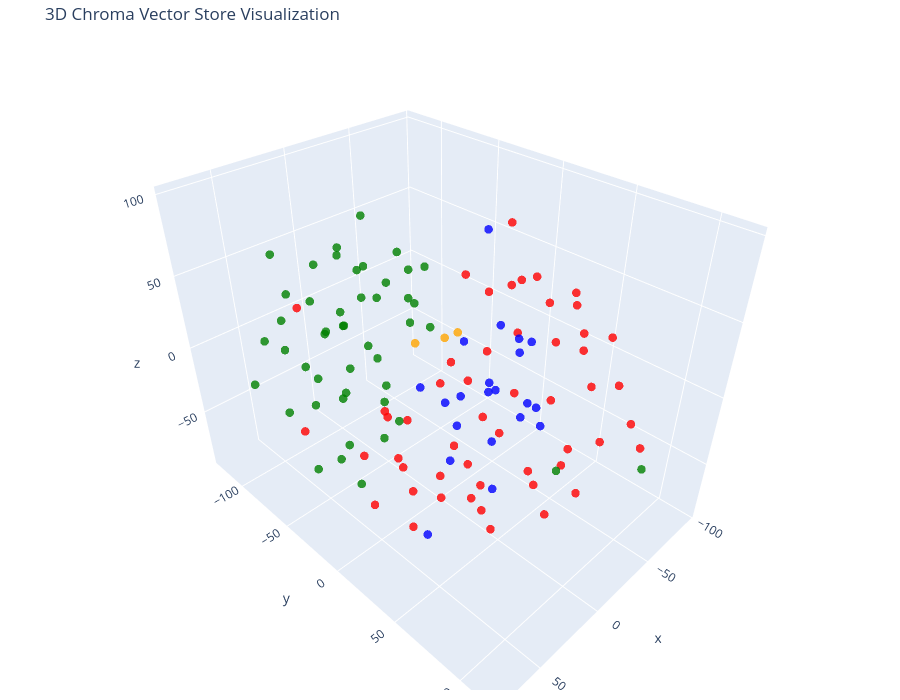

The notebook cell this image was saved under:
### Code cell
# Let's try 3D!
tsne = TSNE(n_components=3, random_state=42)
reduced_vectors = tsne.fit_transform(vectors)
# Create the 3D scatter plot
fig = go.Figure(data=[go.Scatter3d(
    x=reduced_vectors[:, 0],
    y=reduced_vectors[:, 1],
    z=reduced_vectors[:, 2],
    mode='markers',
    marker=dict(size=5, color=colors, opacity=0.8),
    text=[f"Type: {t}<br>Text: {d[:100]}..." for t, d in zip(doc_types, documents)],
    hoverinfo='text'
)])

fig.update_layout(
    title='3D Chroma Vector Store Visualization',
    scene=dict(xaxis_title='x', yaxis_title='y', zaxis_title='z'),
    width=900,
    height=700,
    margin=dict(r=20, b=10, l=10, t=40)
)

fig.show()

### Figure 1 — Plotly figure (JSON) as saved in the notebook; plotly's stock layout.template omitted (floating-point values rounded to 4 significant figures)
{"data": [{"hoverinfo": "text", "marker": {"color": ["orange", "orange", "orange", "red", "red", "red", "red", "red", "red", "red", "red", "red", "red", "red", "red", "red", "red", "red", "red", "red", "red", "red", "red", "red", "red", "red", "red", "red", "red", "red", "red", "red", "red", "red", "red", "red", "red", "red", "red", "red", "red", "red", "red", "red", "red", "red", "red", "red", "red", "red", "red", "red", "red", "red", "red", "green", "green", "green", "green", "green", "green", "green", "green", "green", "green", "green", "green", "green", "green", "green", "green", "green", "green", "green", "green", "green", "green", "green", "green", "green", "green", "green", "green", "green", "green", "green", "green", "green", "green", "green", "green", "green", "green", "green", "green", "green", "green", "green", "green", "green", "green", "green", "blue", "blue", "blue", "blue", "blue", "blue", "blue", "blue", "blue", "blue", "blue", "blue", "blue", "blue", "blue", "blue", "blue", "blue", "blue", "blue", "blue"], "opacity": 0.8, "size": 5}, "mode": "markers", "text": ["Type: company<br>Text: # About Insurellm\n\nInsurellm was founded by Avery Lancaster in 2015 as an insurance tech startup des...", "Type: company<br>Text: # Careers at Insurellm\n\nInsurellm is hiring! We are looking for talented software engineers, data sc...", "Type: company<br>Text: # Overview of Insurellm\n\nInsurellm is an innovative insurance tech firm with 200 employees across th...", "Type: contracts<br>Text: # Contract with Apex Reinsurance for Rellm: AI-Powered Enterprise Reinsurance Solution\n\n## Terms\n\n1....", "Type: contracts<br>Text: ## Renewal\n\n1. **Automatic Renewal**: This Agreement will automatically renew for successive one-yea...", "Type: contracts<br>Text: 2. **Seamless Integrations**: The architecture of Rellm allows for easy integration with existing sy...", "Type: contracts<br>Text: 1. **Technical Support**: Provider shall offer dedicated technical support to the Client via phone, ...", "Type: contracts<br>Text: **Insurellm, Inc.**  \n_____________________________  \nAuthorized Signature   \nDate: ________________...", "Type: contracts<br>Text: # Contract with Belvedere Insurance for Markellm\n\n## Terms\nThis Contract (\"Agreement\") is made and e...", "Type: contracts<br>Text: ## Renewal\n1. **Renewal Terms**: This Agreement may be renewed for additional one-year terms upon mu...", "Type: contracts<br>Text: ## Features\n1. **AI-Powered Matching**: Belvedere Insurance will benefit from Markellm's AI-powered ...", "Type: contracts<br>Text: ## Support\n1. **Technical Support**: Technical support will be available from 9 AM to 7 PM EST, Mond...", "Type: contracts<br>Text: **Belvedere Insurance**  \nSignature: ______________________  \nName: [Authorized Signatory]  \nTitle: ...", "Type: contracts<br>Text: # Contract with BrightWay Solutions for Markellm\n\n**Contract Date:** October 5, 2023  \n**Contract ID...", "Type: contracts<br>Text: 3. **Service Level Agreement (SLA):**  \n   Insurellm commits to a 99.9% uptime for the platform with...", "Type: contracts<br>Text: 2. **Real-Time Quote Availability:**  \n   Consumers sourced via BrightWay Solutions will receive rea...", "Type: contracts<br>Text: 3. **Training and Onboarding:**  \n   Insurellm agrees to provide one free training session on how to...", "Type: contracts<br>Text: # Contract with EverGuard Insurance for Rellm: AI-Powered Enterprise Reinsurance Solution\n\n**Contrac...", "Type: contracts<br>Text: 4. **Usage Rights**: EverGuard Insurance is granted a non-exclusive, non-transferable license to acc...", "Type: contracts<br>Text: 1. **Core Functionality**: Rellm provides EverGuard Insurance with advanced AI-driven analytics, sea...", "Type: contracts<br>Text: 1. **Customer Support**: Insurellm will provide EverGuard Insurance with 24/7 customer support, incl...", "Type: contracts<br>Text: ---\n\n**Signatures**  \n**For Insurellm**: __________________________  \n**Name**: John Smith  \n**Title...", "Type: contracts<br>Text: # Contract with GreenField Holdings for Markellm\n\n**Effective Date:** November 15, 2023  \n**Contract...", "Type: contracts<br>Text: ## Renewal\n1. **Automatic Renewal**: This contract will automatically renew for sequential one-year ...", "Type: contracts<br>Text: ## Features\n1. **AI-Powered Matching**: Access to advanced algorithms that connect GreenField Holdin...", "Type: contracts<br>Text: ## Support\n1. **Customer Support Access**: The Client will have access to dedicated support through ...", "Type: contracts<br>Text: **Signatures:**  \n_________________________                           _________________________  \n**...", "Type: contracts<br>Text: # Contract with Greenstone Insurance for Homellm\n\n---\n\n## Terms\n\n1. **Parties**: This Contract (\"Agr...", "Type: contracts<br>Text: 4. **Payment Terms**: \n   - The Customer shall pay an amount of $10,000 per month for the Standard T...", "Type: contracts<br>Text: ---\n\n## Features\n\n- **AI-Powered Risk Assessment**: Customer will have access to enhanced risk evalu...", "Type: contracts<br>Text: - **Customer Portal**: A dedicated portal will be provided, allowing the Customer's clients to manag...", "Type: contracts<br>Text: ______________________________  \n[Name], [Title]  \nDate: ______________________\n\n**For Greenstone In...", "Type: contracts<br>Text: # Contract with GreenValley Insurance for Homellm\n\n**Contract Date:** October 6, 2023  \n**Contract N...", "Type: contracts<br>Text: 4. **Confidentiality:** Both parties agree to maintain the confidentiality of proprietary informatio...", "Type: contracts<br>Text: 1. **AI-Powered Risk Assessment:** Access to advanced AI algorithms for real-time risk evaluations.\n...", "Type: contracts<br>Text: 3. **Regular Updates:** Insurellm will offer ongoing updates and enhancements to the Homellm platfor...", "Type: contracts<br>Text: # Contract with Pinnacle Insurance Co. for Homellm\n\n## Terms\nThis contract (\"Contract\") is entered i...", "Type: contracts<br>Text: ## Renewal\n1. **Renewal Terms**: At the end of the initial term, this Contract shall automatically r...", "Type: contracts<br>Text: ## Features\n1. **AI-Powered Risk Assessment**: Utilized for tailored underwriting decisions specific...", "Type: contracts<br>Text: ## Support\n1. **Technical Support**: Insurellm shall provide 24/7 technical support via an email and...", "Type: contracts<br>Text: # Contract with Roadway Insurance Inc. for Carllm\n\n---\n\n## Terms\n\n1. **Agreement Effective Date**: T...", "Type: contracts<br>Text: ---\n\n## Renewal\n\n1. **Automatic Renewal**: This agreement will automatically renew for an additional...", "Type: contracts<br>Text: ---\n\n## Features\n\n1. **Access to Core Features**: Roadway Insurance Inc. will have access to all Pro...", "Type: contracts<br>Text: ---\n\n## Support\n\n1. **Technical Support**: Roadway Insurance Inc. will receive priority technical su...", "Type: contracts<br>Text: # Contract with Stellar Insurance Co. for Rellm\n\n## Terms\nThis contract is made between **Insurellm*...", "Type: contracts<br>Text: ### Termination\nEither party may terminate this agreement with a **30-day written notice**. In the e...", "Type: contracts<br>Text: ## Features\nStellar Insurance Co. will receive access to the following features of the Rellm product...", "Type: contracts<br>Text: ## Support\nInsurellm provides Stellar Insurance Co. with the following support services:\n\n- **24/7 T...", "Type: contracts<br>Text: # Contract with TechDrive Insurance for Carllm\n\n**Contract Date:** October 1, 2024  \n**Contract Dura...", "Type: contracts<br>Text: ## Renewal\n\n1. **Automatic Renewal**: This contract shall automatically renew for additional one-yea...", "Type: contracts<br>Text: ## Support\n\n1. **Customer Support**: Insurellm will provide 24/7 customer support to TechDrive Insur...", "Type: contracts<br>Text: **TechDrive Insurance Representative:**  \nName: Sarah Johnson  \nTitle: Operations Director  \nDate: _...", "Type: contracts<br>Text: # Contract with Velocity Auto Solutions for Carllm\n\n**Contract Date:** October 1, 2023  \n**Contract ...", "Type: contracts<br>Text: ## Renewal\n\n1. **Automatic Renewal**: This contract will automatically renew for successive 12-month...", "Type: contracts<br>Text: ## Support\n\n1. **Customer Support**: Velocity Auto Solutions will have access to Insurellm’s custome...", "Type: employees<br>Text: # HR Record\n\n# Alex Chen\n\n## Summary\n- **Date of Birth:** March 15, 1990  \n- **Job Title:** Backend ...", "Type: employees<br>Text: ## Annual Performance History\n- **2020:**  \n  - Completed onboarding successfully.  \n  - Met expecta...", "Type: employees<br>Text: ## Compensation History\n- **2020:** Base Salary: $80,000  \n- **2021:** Base Salary Increase to $90,0...", "Type: employees<br>Text: Alex Chen continues to be a vital asset at Insurellm, contributing significantly to innovative backe...", "Type: employees<br>Text: # HR Record\n\n# Alex Harper\n\n## Summary\n- **Date of Birth**: March 15, 1993  \n- **Job Title**: Sales ...", "Type: employees<br>Text: ## Annual Performance History  \n- **2021**:  \n  - **Performance Rating**: 4.5/5  \n  - **Key Achievem...", "Type: employees<br>Text: - **2022**:  \n  - **Base Salary**: $65,000 (Promotion to Senior SDR)  \n  - **Bonus**: $13,000 (20% o...", "Type: employees<br>Text: # HR Record\n\n# Alex Thomson\n\n## Summary\n- **Date of Birth:** March 15, 1995  \n- **Job Title:** Sales...", "Type: employees<br>Text: ## Annual Performance History  \n- **2022** - Rated as \"Exceeds Expectations.\" Alex Thomson achieved ...", "Type: employees<br>Text: ## Other HR Notes\n- Alex Thomson is an active member of the Diversity and Inclusion committee at Ins...", "Type: employees<br>Text: # Avery Lancaster\n\n## Summary\n- **Date of Birth**: March 15, 1985  \n- **Job Title**: Co-Founder & Ch...", "Type: employees<br>Text: - **2010 - 2013**: Business Analyst at Edge Analytics  \n  Prior to joining Innovate, Avery worked as...", "Type: employees<br>Text: - **2018**: **Exceeds Expectations**  \n  Under Avery’s pivoted vision, Insurellm launched two new su...", "Type: employees<br>Text: - **2022**: **Satisfactory**  \n  Avery focused on rebuilding team dynamics and addressing employee c...", "Type: employees<br>Text: ## Compensation History\n- **2015**: $150,000 base salary + Significant equity stake  \n- **2016**: $1...", "Type: employees<br>Text: ## Other HR Notes\n- **Professional Development**: Avery has actively participated in leadership trai...", "Type: employees<br>Text: # HR Record\n\n# Emily Carter\n\n## Summary\n- **Date of Birth:** August 12, 1990  \n- **Job Title:** Acco...", "Type: employees<br>Text: - **2017-2019:** Marketing Intern  \n  - Assisted with market research and campaign development for s...", "Type: employees<br>Text: ## Compensation History\n| Year | Base Salary | Bonus         | Total Compensation |\n|------|--------...", "Type: employees<br>Text: Emily Carter exemplifies the kind of talent that drives Insurellm's success and is an invaluable ass...", "Type: employees<br>Text: # HR Record\n\n# Emily Tran\n\n## Summary\n- **Date of Birth:** March 18, 1991  \n- **Job Title:** Digital...", "Type: employees<br>Text: - **January 2017 - May 2018**: Marketing Intern  \n  - Supported the Marketing team by collaborating ...", "Type: employees<br>Text: - **2021**:  \n  - Performance Rating: Meets Expectations  \n  - Key Achievements: Contributed to the ...", "Type: employees<br>Text: - **Professional Development Goals**:  \n  - Emily Tran aims to become a Marketing Manager within the...", "Type: employees<br>Text: # HR Record\n\n# Jordan Blake\n\n## Summary\n- **Date of Birth:** March 15, 1993  \n- **Job Title:** Sales...", "Type: employees<br>Text: ## Annual Performance History\n- **2021:** First year at Insurellm; achieved 90% of monthly targets. ...", "Type: employees<br>Text: ## Other HR Notes\n- Jordan has shown an interest in continuing education, actively participating in ...", "Type: employees<br>Text: # HR Record\n\n# Jordan K. Bishop\n\n## Summary\n- **Date of Birth:** March 15, 1990\n- **Job Title:** Fro...", "Type: employees<br>Text: ## Annual Performance History\n- **2019:** Exceeds Expectations - Continuously delivered high-quality...", "Type: employees<br>Text: ## Compensation History\n- **June 2018:** Starting Salary - $85,000\n- **June 2019:** Salary Increase ...", "Type: employees<br>Text: ## Other HR Notes\n- Jordan K. Bishop has been an integral part of club initiatives, including the In...", "Type: employees<br>Text: # HR Record\n\n# Maxine Thompson\n\n## Summary\n- **Date of Birth:** January 15, 1991  \n- **Job Title:** ...", "Type: employees<br>Text: ## Insurellm Career Progression\n- **January 2017 - October 2018**: **Junior Data Engineer**  \n  * Ma...", "Type: employees<br>Text: ## Annual Performance History\n- **2017**: *Meets Expectations*  \n  Maxine showed potential in her ro...", "Type: employees<br>Text: - **2021**: *Exceeds Expectations*  \n  Maxine spearheaded the transition to a new data warehousing s...", "Type: employees<br>Text: ## Compensation History\n- **2017**: $70,000 (Junior Data Engineer)  \n- **2018**: $75,000 (Junior Dat...", "Type: employees<br>Text: # HR Record\n\n# Oliver Spencer\n\n## Summary\n- **Date of Birth**: May 14, 1990  \n- **Job Title**: Backe...", "Type: employees<br>Text: ## Annual Performance History\n- **2018**: **3/5** - Adaptable team player but still learning to take...", "Type: employees<br>Text: ## Compensation History\n- **March 2018**: Initial salary of $80,000.\n- **July 2019**: Salary increas...", "Type: employees<br>Text: # Samantha Greene\n\n## Summary\n- **Date of Birth:** October 14, 1990\n- **Job Title:** HR Generalist\n-...", "Type: employees<br>Text: ## Annual Performance History\n- **2020:** Exceeds Expectations  \n  Samantha Greene demonstrated exce...", "Type: employees<br>Text: ## Compensation History\n- **2020:** Base Salary - $55,000  \n  The entry-level salary matched industr...", "Type: employees<br>Text: - **2023:** Base Salary - $70,000  \n  Recognized for substantial improvement in employee relations m...", "Type: employees<br>Text: # HR Record\n\n# Samuel Trenton\n\n## Summary\n- **Date of Birth:** April 12, 1989  \n- **Job Title:** Sen...", "Type: employees<br>Text: ## Annual Performance History\n- **2023:** Rating: 4.5/5  \n  *Samuel exceeded expectations, successfu...", "Type: employees<br>Text: ## Compensation History\n- **2023:** Base Salary: $115,000 + Bonus: $15,000  \n  *Annual bonus based o...", "Type: employees<br>Text: - **Engagement in Company Culture:** Regularly participates in team-building events and contributes ...", "Type: products<br>Text: # Product Summary\n\n# Carllm\n\n## Summary\n\nCarllm is an innovative auto insurance product developed by...", "Type: products<br>Text: - **Instant Quoting**: With Carllm, insurance companies can offer near-instant quotes to customers, ...", "Type: products<br>Text: - **Mobile Integration**: Carllm is designed to work seamlessly with mobile applications, providing ...", "Type: products<br>Text: - **Professional Tier**: $2,500/month\n  - For medium-sized companies.\n  - All Basic Tier features pl...", "Type: products<br>Text: ### Q2 2025: Customer Experience Improvements\n- Launch of a new **mobile app** for end-users.\n- Intr...", "Type: products<br>Text: # Product Summary\n\n# Homellm\n\n## Summary\nHomellm is an innovative home insurance product developed b...", "Type: products<br>Text: ### 2. Dynamic Pricing Model\nWith Homellm's innovative dynamic pricing model, insurance providers ca...", "Type: products<br>Text: ### 5. Multi-Channel Integration\nHomellm seamlessly integrates into existing insurance platforms, pr...", "Type: products<br>Text: - **Basic Tier:** Starting at $5,000/month for small insurers with basic integration features.\n- **S...", "Type: products<br>Text: All tiers include a comprehensive training program and ongoing updates to ensure optimal performance...", "Type: products<br>Text: With Homellm, Insurellm is committed to transforming the landscape of home insurance, ensuring both ...", "Type: products<br>Text: # Product Summary\n\n# Markellm\n\n## Summary\n\nMarkellm is an innovative two-sided marketplace designed ...", "Type: products<br>Text: - **User-Friendly Interface**: Designed with user experience in mind, Markellm features an intuitive...", "Type: products<br>Text: - **Customer Support**: Our dedicated support team is always available to assist both consumers and ...", "Type: products<br>Text: ### For Insurance Companies:\n- **Basic Listing Fee**: $199/month for a featured listing on the platf...", "Type: products<br>Text: ### Q3 2025\n- Initiate a comprehensive marketing campaign targeting both consumers and insurers to i...", "Type: products<br>Text: # Product Summary\n\n# Rellm: AI-Powered Enterprise Reinsurance Solution\n\n## Summary\n\nRellm is an inno...", "Type: products<br>Text: ### Seamless Integrations\nRellm's architecture is designed for effortless integration with existing ...", "Type: products<br>Text: ### Regulatory Compliance Tools\nRellm includes built-in compliance tracking features to help organiz...", "Type: products<br>Text: Join the growing number of organizations leveraging Rellm to enhance their reinsurance processes whi...", "Type: products<br>Text: Experience the future of reinsurance with Rellm, where innovation meets reliability. Let Insurellm h..."], "type": "scatter3d", "x": [-35.36, -13.48, -40.21, 29.31, 67.93, 3.306, 46.95, 74.66, -60.9, -28.77, -86.39, -69.24, -56.56, -72.41, -95.69, -92.96, 34.51, 15.65, -60.4, -7.361, 18.43, 32.61, -37.42, -49.45, -20.33, -37.83, 66.03, 0.8966, -22.89, -41.15, 27.76, 77.58, -1.204, 3.443, -21.59, 27.28, 6.757, -25.68, -23.7, 35.26, -34.2, -39.1, -22.51, -55.66, 11.31, 9.972, 1.424, 9.907, -17.29, -50.52, 49.59, 63.3, -41.61, 35.3, 67.26, 65.0, 28.17, -63.8, -3.933, 53.54, 48.66, 66.24, 40.33, 78.9, -4.401, -47.6, 39.53, 37.47, 38.91, 31.63, 68.27, 12.69, 57.3, 21.74, -8.989, 11.12, -2.523, 21.88, -0.9314, 32.34, 34.19, 19.01, 44.5, 14.94, 51.53, 25.86, 18.68, -16.55, 1.538, 6.918, -24.16, 63.22, 25.65, 65.32, -25.2, -6.092, -29.95, -9.856, 45.4, -70.85, 50.49, 51.73, -57.78, -35.52, -42.53, -28.09, -11.6, -71.55, -13.06, -50.94, -33.0, 34.6, 27.77, -83.96, -76.49, -67.34, -55.94, 6.32, -42.91, -14.8, -24.15, 1.41, 35.74], "y": [-19.96, -34.93, -36.14, 68.55, 12.6, 4.182, 69.92, 50.99, 18.03, 116.7, 28.47, 58.15, 1.083, -2.191, 31.41, 5.105, -94.93, 48.12, -37.68, 16.8, 18.9, -1.531, 2.499, 98.27, 67.97, 24.94, 31.12, 56.25, 62.78, 65.18, 58.75, 43.26, 34.52, 25.51, 52.26, 28.18, 52.33, 94.72, 85.41, 46.28, 88.26, 93.25, 31.25, -45.54, 81.18, 96.0, 36.96, -124.5, 66.38, 61.81, 29.48, 12.64, 60.21, 10.69, 48.59, -25.87, -81.76, 43.39, -11.44, -32.43, -62.43, -53.43, -12.91, -69.78, -15.74, -76.91, -38.66, -51.76, -30.58, -100.9, -31.81, -47.68, -73.05, -60.65, -34.97, -72.84, -92.05, -76.88, -90.16, -26.19, -38.72, 0.9047, -12.68, -75.13, -99.77, 4.526, -39.47, -56.4, -49.07, -44.74, -77.39, -1.618, -56.67, -31.0, -62.08, -63.0, -79.28, -64.96, -48.13, 98.81, -79.13, -79.14, -12.67, -16.86, 6.443, 13.56, -7.117, 17.18, 22.08, 36.8, 39.31, 87.61, 45.08, -9.298, -20.55, 2.663, 21.44, -9.795, 4.806, -5.693, 23.1, 15.63, 25.68], "z": [8.096, 3.332, -5.672, -48.75, -6.777, -88.56, -12.02, 14.52, 51.66, 2.955, 34.93, -10.23, 81.21, 37.09, 3.189, 15.41, -74.01, -39.4, 31.72, -58.66, -49.85, -40.01, 45.02, -3.878, -74.25, 27.26, 28.83, 21.96, 7.707, -37.23, 22.85, 45.87, 36.78, 15.27, -50.41, 27.37, -3.983, -4.272, -46.89, 0.8286, 54.98, 25.1, 66.83, -36.91, -19.51, 3.021, -77.5, 0.1754, 49.89, 26.57, -33.43, -46.03, 58.69, -2.706, -33.3, 69.64, -26.27, -83.83, 29.93, 41.96, 2.986, 27.7, 37.37, 2.058, 66.74, -15.58, -48.36, -69.67, -75.99, 29.17, -45.02, 61.37, -32.37, 29.72, 37.06, 63.43, -4.847, 8.78, 47.64, 58.17, 6.463, 60.43, 84.46, -45.86, 4.828, 84.15, 96.5, -72.27, -41.62, -66.21, -56.98, 65.39, -25.36, 1.273, 51.35, -18.03, 21.53, 24.47, 74.43, -50.79, 28.34, 71.32, -45.9, -39.65, -25.95, -8.941, -26.34, -50.22, 98.64, -42.12, -12.9, 43.09, 61.51, -25.26, -5.363, -0.917, 10.86, -6.557, -69.36, -74.9, -86.81, -23.56, -81.0]}], "layout": {"height": 700, "margin": {"b": 10, "l": 10, "r": 20, "t": 40}, "scene": {"xaxis": {"title": {"text": "x"}}, "yaxis": {"title": {"text": "y"}}, "zaxis": {"title": {"text": "z"}}}, "title": {"text": "3D Chroma Vector Store Visualization"}, "width": 900}}
